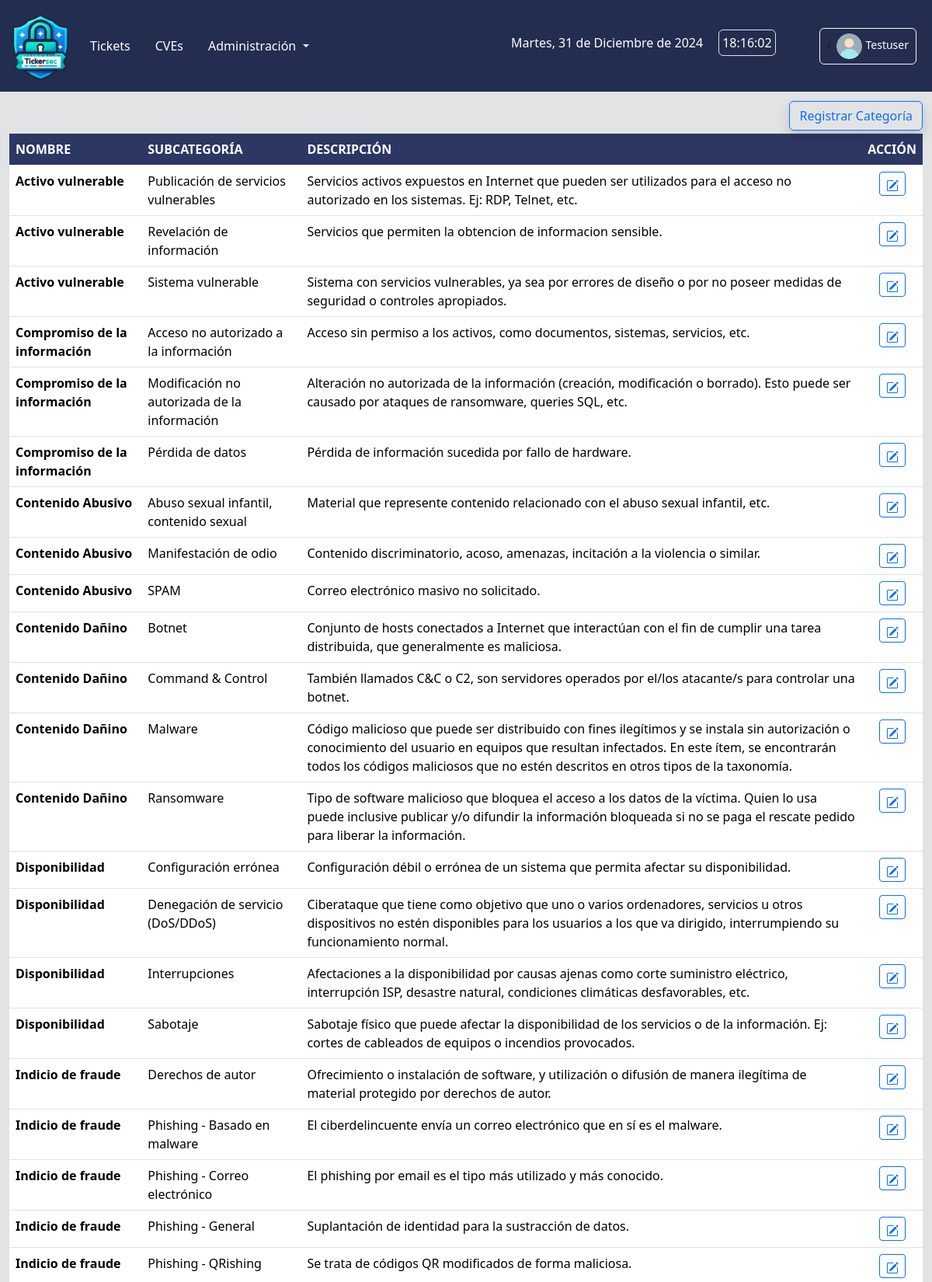
/core/categories/ (signed in, upper part), run on the app's committed database.
### core/models.py (models this page shows, shortened)
class TicketCategory(models.Model):
    name = models.CharField(verbose_name='Categoria', max_length=50, blank=False)
    subcategory = models.CharField(verbose_name='Subcategoria', max_length=50, unique=True, blank=False)
    description = models.CharField(verbose_name='Descripcion', max_length=500, blank=False)
    createdAt = models.DateTimeField(auto_now_add=True)
    createdBy = models.ForeignKey(User, on_delete=models.PROTECT, null=False)
    active = models.BooleanField(verbose_name='Activo', null=False, default=True)
    class Meta:
        ordering = ['name', 'subcategory']
        verbose_name_plural = 'Categorias'

### core/views.py (the view)
# urls.py: path("categories/", CategoryListView.as_view(), name="categories"),
class CategoryListView(LoginRequiredMixin, ListView):
    model = TicketCategory
    template_name = 'core/category_list.html'
    context_object_name = 'category_list'
    login_url = 'login'
    def get_context_data(self, **kwargs):
        context = super().get_context_data(**kwargs)
        context['form'] = TicketCategoryForm()
        return context

### templates/core/category_list.html (shortened to what this page needs)
{% extends "dash/base.html" %}
{% load static %}
{% block main %}
<div class="container-fluid my-2">
    <div class="d-flex justify-content-end py-1">
        <button type="button" class="btn btn-outline-primary shadow" data-bs-toggle="modal"
            data-bs-target="#newCategoryModal">
            Registrar Categoría
        </button>
    </div>
    <table class="table table-hover">
        <thead>
            <tr>
                <th scope="col" class="bg-blueMilei-subtle text-white text-uppercase">Nombre</th>
                <th scope="col" class="bg-blueMilei-subtle text-white text-uppercase">Subcategoría</th>
                <th scope="col" class="bg-blueMilei-subtle text-white text-uppercase">Descripción</th>
                <th scope="col" class="bg-blueMilei-subtle text-white text-uppercase text-center">Acción</th>
            </tr>
        </thead>
        <tbody>
            {% for category in category_list %}
            <tr>
                <th scope="row">{{ category.name }}</th>
                <td>{{ category.subcategory }}</td>
                <td>{{ category.description }}</td>
                <td class="text-center">
                    <a href="#" class="btn btn-sm btn-outline-primary">
                    </a>
                </td>
            </tr>
            {% endfor %}
        </tbody>
    </table>
</div>
{% endblock main %}

### templates/dash/base.html (shortened to what this page needs)
{% load static %}
<!DOCTYPE html>
<html lang="es">
<head>
    {% load django_bootstrap5 %}
    {% bootstrap_css %}
    {% block extra_css %}
    <link rel="stylesheet" href="{% static 'css/dash/styles.css' %}">
    {% endblock extra_css %}
</head>
<body class="bg-secondary-subtle">
    <header class="bg-blueMilei">
        <nav class="navbar navbar-expand-lg me-2">
            <div class="container-fluid">
                <a class="navbar-brand" href="{% url 'dash:index' %}">
                    <img src='{% static "img/dash/favicon-824.png" %}' width="80rem" alt="" srcset="">
                </a>
                <div class="collapse navbar-collapse justify-content-around align-items-center" id="navbarSupportedContent">
                    <ul class="navbar-nav me-auto mb-2 mb-lg-0">
                        <li class="navItemEffect nav-item me-3">
                            <a class="navTextEffect nav-link" aria-current="page"
                                href="{% url 'core:tickets' %}">Tickets</a>
                        </li>
                        <li class="navItemEffect nav-item me-3">
                            <a class="navTextEffect nav-link" href="#">CVEs</a>
                        </li>
                        <li class="navItemEffect nav-item me-3 dropdown">
                            <a class="navTextEffect nav-link dropdown-toggle" href="#" role="button"
                                data-bs-toggle="dropdown" aria-expanded="false">
                                Administración
                            </a>
                        </li>
                    </ul>
                    <div class="d-flex align-items-center me-2 mb-2">
                        <div class="nav-link disabled text-white p-1 me-3" id="fechaCompleta"></div>
                        <div class="nav-link disabled text-white p-1 me-5 border rounded" id="reloj"></div>
                    </div>
                    {% if user.is_authenticated %}
                    <div class="nav-item btn-group dropstart border border-light rounded p-1">
                        <button class="btn btn-sm dropdown-toggle p-0 px-1" type="button" id="dropdownMenuUser" data-bs-toggle="dropdown" aria-expanded="false">
                            <img src="{% static 'img/dash/user.png' %}" alt="avatar icon" class="rounded-circle"
                                style="width: 35px;">
                            <span class="text-white">{{ user|title }}</span>
                        </button>
                    </div>
                    {% else %}
                    <a href="{% url 'login' %}" class="btn btn-sm btn-outline-success">Ingresar</a>
                    {% endif %}
                </div>
            </div>
        </nav>
    </header>
    {% block main %}{% endblock main %}
</body>
</html>

### static/css/dash/styles.css (style rules this page uses)
:root { --bg-blueMilei: rgb(35, 45, 79); --bg-blueMilei-subtle: rgb(45, 55, 100); }
.bg-blueMilei { background-color: var(--bg-blueMilei) !important; }
.bg-blueMilei-subtle { background-color: var(--bg-blueMilei-subtle) !important; }
.navTextEffect { color:white; }

### data on the page
TicketCategory: name "Activo vulnerable", subcategory "Publicación de servicios vulnerables", description "Servicios activos expuestos en Internet que pueden ser utilizados para el acceso no autorizado en los sistemas. Ej: RDP, Telnet, etc."
TicketCategory: name "Activo vulnerable", subcategory "Revelación de información", description "Servicios que permiten la obtencion de informacion sensible."
TicketCategory: name "Activo vulnerable", subcategory "Sistema vulnerable", description "Sistema con servicios vulnerables, ya sea por errores de diseño o por no poseer medidas de seguridad o controles apropiados."
TicketCategory: name "Compromiso de la información", subcategory "Acceso no autorizado a la información", description "Acceso sin permiso a los activos, como documentos, sistemas, servicios, etc."
TicketCategory: name "Compromiso de la información", subcategory "Modificación no autorizada de la información", description "Alteración no autorizada de la información (creación, modificación o borrado). Esto puede ser causado por ataques de ransomware, queries SQL, etc."
TicketCategory: name "Compromiso de la información", subcategory "Pérdida de datos", description "Pérdida de información sucedida por fallo de hardware."
TicketCategory: name "Contenido Abusivo", subcategory "Abuso sexual infantil, contenido sexual", description "Material que represente contenido relacionado con el abuso sexual infantil, etc."
TicketCategory: name "Contenido Abusivo", subcategory "Manifestación de odio", description "Contenido discriminatorio, acoso, amenazas, incitación a la violencia o similar."
TicketCategory: name "Contenido Abusivo", subcategory "SPAM", description "Correo electrónico masivo no solicitado."
TicketCategory: name "Contenido Dañino", subcategory "Botnet", description "Conjunto de hosts conectados a Internet que interactúan con el fin de cumplir una tarea distribuida, que generalmente es maliciosa."
TicketCategory: name "Contenido Dañino", subcategory "Command & Control", description "También llamados C&C o C2, son servidores operados por el/los atacante/s para controlar una botnet."
TicketCategory: name "Contenido Dañino", subcategory "Malware", description "Código malicioso que puede ser distribuido con fines ilegítimos y se instala sin autorización o conocimiento del usuario en equipos que resultan infectados. En este ítem, se encontrarán todos los códigos maliciosos que no estén descritos en otros tipos de la taxonomía."
TicketCategory: name "Contenido Dañino", subcategory "Ransomware", description "Tipo de software malicioso que bloquea el acceso a los datos de la víctima. Quien lo usa puede inclusive publicar y/o difundir la información bloqueada si no se paga el rescate pedido para liberar la información."
TicketCategory: name "Disponibilidad", subcategory "Configuración errónea", description "Configuración débil o errónea de un sistema que permita afectar su disponibilidad."
TicketCategory: name "Disponibilidad", subcategory "Denegación de servicio (DoS/DDoS)", description "Ciberataque que tiene como objetivo que uno o varios ordenadores, servicios u otros dispositivos no estén disponibles para los usuarios a los que va dirigido, interrumpiendo su funcionamiento normal."
TicketCategory: name "Disponibilidad", subcategory "Interrupciones", description "Afectaciones a la disponibilidad por causas ajenas como corte suministro eléctrico, interrupción ISP, desastre natural, condiciones climáticas desfavorables, etc."
TicketCategory: name "Disponibilidad", subcategory "Sabotaje", description "Sabotaje físico que puede afectar la disponibilidad de los servicios o de la información. Ej: cortes de cableados de equipos o incendios provocados."
TicketCategory: name "Indicio de fraude", subcategory "Derechos de autor", description "Ofrecimiento o instalación de software, y utilización o difusión de manera ilegítima de material protegido por derechos de autor."
TicketCategory: name "Indicio de fraude", subcategory "Phishing - Basado en malware", description "El ciberdelincuente envía un correo electrónico que en sí es el malware."
TicketCategory: name "Indicio de fraude", subcategory "Phishing - Correo electrónico", description "El phishing por email es el tipo más utilizado y más conocido."
TicketCategory: name "Indicio de fraude", subcategory "Phishing - General", description "Suplantación de identidad para la sustracción de datos."
TicketCategory: name "Indicio de fraude", subcategory "Phishing - QRishing", description "Se trata de códigos QR modificados de forma maliciosa."

### other printed values
{{ user|title }} "Testuser"
